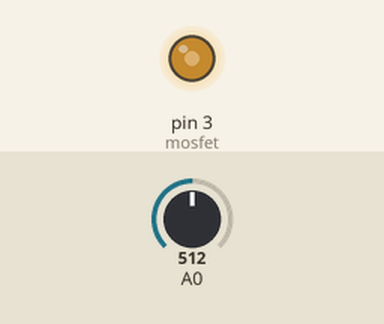
Bench run of a sketch on a simulated Arduino Uno, built with avr-gcc and run on an emulated ATmega328P. Shown: output pins drawn as LEDs (lit = HIGH). The inputs (shaded band) are chosen by the test bench; at power-on: A0 = 512.

Above: at 1.2 s.
1.3 s: A0 set to 716
At 1.6 s:
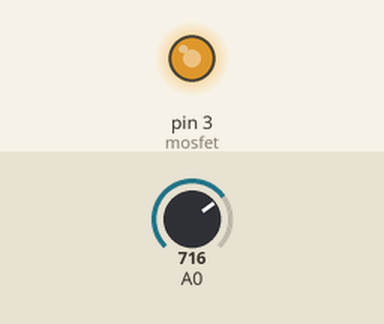
2.8 s: A0 set to 900
At 4.0 s:
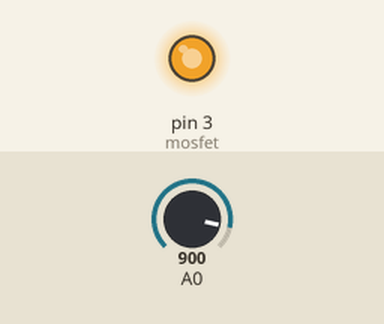
4.3 s: A0 set to 122
At 5.3 s:
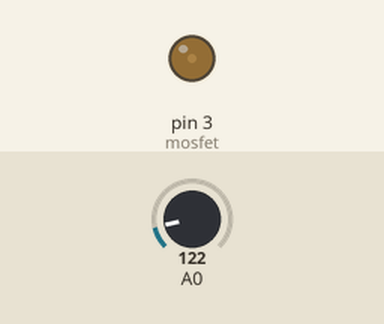
5.8 s: A0 set to 0
At 6.5 s:
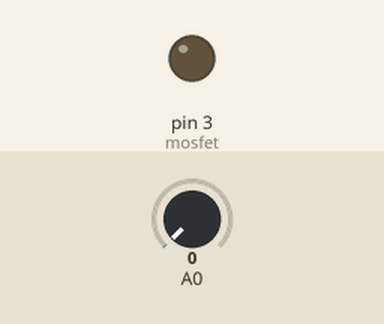
7.3 s: A0 set to 511
At 7.8 s:
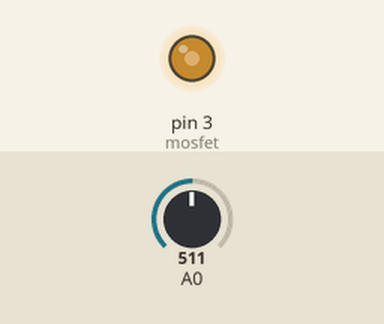
Timing chart, 0 to 9.8 s (numbered marks = the images above; inputs shaded):
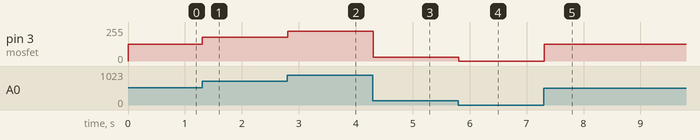

Measured:
- after the input at 1.3 s, pin 3 (mosfet): 127/255 → 178/255 at once
- after the input at 2.8 s, pin 3 (mosfet): 178/255 → 224/255 at once
- after the input at 4.3 s, pin 3 (mosfet): 224/255 → 30/255 at once
- after the input at 5.8 s, pin 3 (mosfet): 30/255 → 0/255 at once
- after the input at 7.3 s, pin 3 (mosfet): 0/255 → 127/255 at once

The sketch:

032_mosfet_speed.ino
```cpp
#define mosfet 3

void setup() {
  Serial.begin(9600);
}

void loop() {
  int power = analogRead(A0);
  analogWrite(mosfet,map(power,0,1023,0,255));
  delay(100);
}
```
